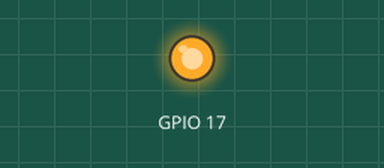
A program run on a simulated Raspberry Pi (BCM pin numbers). Shown: output pins drawn as LEDs (lit = HIGH). What the program prints to the terminal is not drawn.

Above: at 0.5 s.
At 5.0 s:
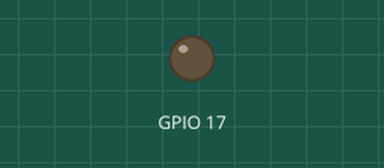
Timing chart, 0 to 6.9 s (numbered marks = the images above):
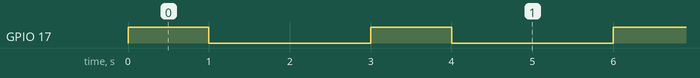

Measured:
- by itself, GPIO 17: alternates HIGH for 1.0 s and LOW for 2.0 s

The program:

LED2.py
```python
import RPi.GPIO as GPIO
import time


GPIO.setmode(GPIO.BCM)
print ("Use BCM 17")
GPIO.setup(17, GPIO.OUT)
GPIO.output(17, False)

count=0

while count<100:
    GPIO.output(17, True)
    time.sleep(1)
    GPIO.output(17,False)
    time.sleep(2)
    count += 1

print("LED Test End")
GPIO.cleanup()
```
